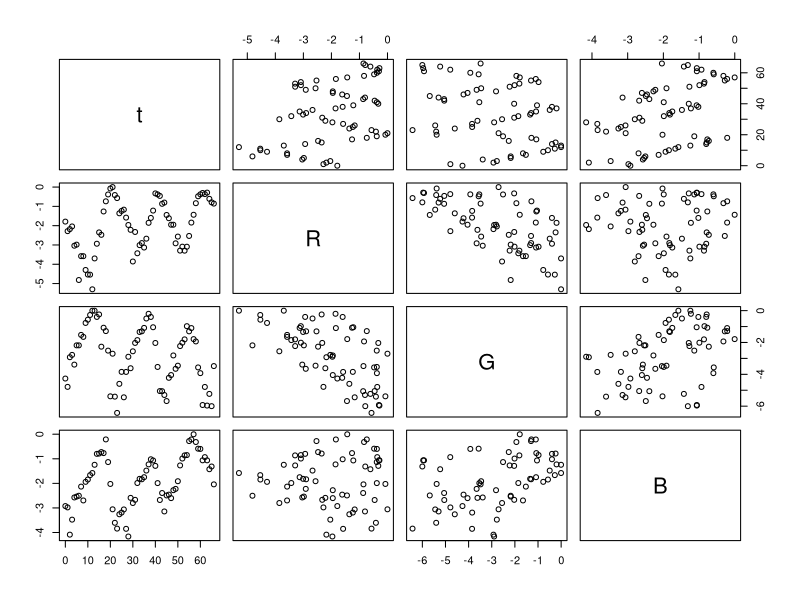

R code for this plot: (Note: this script raises an error after producing the figure.)
##########################
## NODE_RMT_functions.r ##
##########################

## goal: perfrom residual minimisation training on the finch time series

## method:
# 1. interpolate the time series with sin ANN functions
# 2. estimate linear and non-linear coupling between the time series

## versions:
# 17-12-2020 - created version 0.0
# 18-12-2020 - created version 0.1
# 18-12-2020 - casted the model in a bayesian framework
# 18-12-2020 - created version 0.2
# 18-12-2020 - added a predictive model, before it was individual error models for each state variables
# 07-01-2021 - created version 0.3
# 07-01-2021 - checked code for potential errors 
# 07-01-2021 - created version 0.4
# 07-01-2021 - replaced polynomial process model by ANN process model 
# 08-01-2021 - created version 0.5
# 08-01-2021 - decoupled the interpolation from the fitting of the process model
# 14-01-2021 - implemented visualisation of the interpolation 
# 15-01-2021 - created version 0.6
# 15-01-2021 - implemented a bifurcation on the level of complexity considered
# 15-01-2021 - removed DEMCO as now obsolete because using gradients
# 15-01-2021 - computed r2 for each time series
# 15-01-2021 - created version 0.7
# 15-01-2021 - implemented computation of identifiability by ensembling
# 25-01-2021 - implemented computation of BIC of each model to formalise identification of complexity level 
# 30-01-2021 - implemented computation of the minimum acceptable prior complexity
# 03-02-2021 - created version 0.8
# 03-02-2021 - made sure that code was applicable to other time series by applying it to the tri-trophic system (Algee, Flagellate, Rotifer)

## to do
# - compute uncertainty by bootstraping

##############
## INITIATE ##
##############

## goal: initiate the RMT algorithm

# ## libraries
# library(Rcpp)
# sourceCpp("cpp/DEMCpp_v0.1.cpp")
# sourceCpp("cpp/DEMCO_v0.5.cpp")

## TS
TS = read.table("TS_1.csv",sep=";",header=T)

## format data (first column should be time)
TS[,1] = TS[,1] - min(TS[,1])

## transform real variables
tmp = c("R","G","B")
for(i in 2:ncol(TS)) TS[which(TS[,i]<0.001),i] = 0.005
TS[,tmp] = log(TS[,tmp])

## plot
plot(TS)

#
###

###############
## FUNCTIONS ##
###############

## functions for the observation model

## f_o
## goal: interpolated state variable
f_o = function(t,Omega)
{	
	Omega = matrix(Omega,ncol=3)
	return(t(Omega[,1])%*%sin(pi*(t*Omega[,2] + Omega[,3])))
}

## ddt.f_o
## goal: time derivative of the interpolated variable
ddt.f_o = function(t,Omega)
{	
	Omega = matrix(Omega,ncol=3)
	return(t(Omega[,1])%*%(pi*Omega[,2]*cos(pi*(t*Omega[,2] + Omega[,3]))))
}

## ddOmega_o.f_o
## goal: derivative of the interpolation wtr to each network parameter
ddOmega_o.f_o = function(x,Omega)
{	
	Omega = matrix(Omega,ncol=3)
	dfdOmega1 = sin(pi*(x*Omega[,2] + Omega[,3]))
	dfdOmega2 = Omega[,1]*pi*x*cos(pi*(x*Omega[,2] + Omega[,3]))
	dfdOmega3 = Omega[,1]*pi*1*cos(pi*(x*Omega[,2] + Omega[,3]))
	return(c(dfdOmega1,dfdOmega2,dfdOmega3))
}

## ddOmega_o.ddt.f_o
## goal: derivative of the time derivative of the interpolation wtr to each network parameter
ddOmega_o.ddt.f_o = function(x,Omega) 
{	
	Omega = matrix(Omega,nrow=W_o)
	ddOmega_o1. = pi*Omega[,2]*cos(pi*(x*Omega[,2] + Omega[,3]))
	ddOmega_o2. = Omega[,1]*(pi*cos(pi*(x*Omega[,2] + Omega[,3])) - pi*Omega[,2]*x*sin(pi*(x*Omega[,2] + Omega[,3])))
	ddOmega_o3. = -Omega[,1]*(pi*Omega[,2]*1*sin(pi*(x*Omega[,2] + Omega[,3])))
	return(c(ddOmega_o1.,ddOmega_o2.,ddOmega_o3.))
}

## evaluate functions across multiple time steps
## goal: evaluate functions across multiple times
f_o.eval           = function(t,Omega) apply(t(t),2,function(x) f_o(x,Omega))
ddt.f_o.eval       = function(t,Omega) apply(t(t),2,function(x) ddt.f_o(x,Omega))
ddOmega_o.f_o.eval = function(t,Omega) apply(t(t),2,function(x) ddOmega_o.f_o(x,Omega))

logPost_o = function(t,Y,Omega_o)
{
	## predict
	Ybar_o = f_o.eval(t,Omega_o)

	## residuals
	res_o = Y - Ybar_o

	## Likelihood
	# logLik_o   = sum(log(dnorm(res_o,0,sd1_o)))
	logLik_o   = sum(-0.5*log(2*pi*(sd1_o^2)) - 0.5*(res_o^2)/(sd1_o^2))

	## prior
	# logPrior_o = sum(log(dnorm(Omega_o,0,sd2_o)))
	logPrior_o = sum(-0.5*log(2*pi*(sd2_o^2)) - 0.5*(Omega_o^2)/(sd2_o^2))

	## posterior
	logPost_o  = logLik_o + logPrior_o

	## terminate
	return(logPost_o)
}

ddOmega_o.logPost_o = function(t,Y,Omega_o)
{
	## predict
	Ybar_o = f_o.eval(t,Omega_o)

	## derivative of residuals
	res_o = (Y - Ybar_o)
	ddOmega_o.res_o = -ddOmega_o.f_o.eval(t,Omega_o)

	## derivative of likelihood
	ddOmega_o.logLik_o = -ddOmega_o.res_o%*%res_o/(sd1_o^2)

	## derivative of prior
	ddOmega_o.logPrior_o = -Omega_o/(sd2_o^2)

	## derivative of posterior
	ddOmega_o.logPost_o = ddOmega_o.logLik_o + ddOmega_o.logPrior_o

	## terminate
	return(ddOmega_o.logPost_o)
}

argmin.logPost_o = function(t,Y,Omega_o)
{
	error_     = function(x) -logPost_o(t,Y,x)
	graderror_ = function(x) -ddOmega_o.logPost_o(t,Y,x)
	Omega_o  = optim(par=Omega_o,
					 fn=error_,
					 gr=graderror_,
					 method="BFGS"#,
					 # control=list("trace"=1,"REPORT"=1,"maxit"=100)
					 )$par
	return(Omega_o)
}

## functions for the process model
f_sigma     = function(x) 1/(1+exp(-x))
ddu.f_sigma = function(x) f_sigma(x) * (1 - f_sigma(x))
# f_sigma     = function(x) x
# ddu.f_sigma = function(x) 1
ddt.f_p = function(x,Omega) 
{	
	Omega = matrix(Omega,nrow=W_p)
	return(t(Omega[,1])%*%f_sigma(Omega[,2] + Omega[,-c(1:2)]%*%x))
}
ddOmega_p.ddt.f_p = function(x,Omega)
{
	Omega = matrix(Omega,nrow=W_p)
	ddOmega_p1. = f_sigma(Omega[,2] + Omega[,-c(1:2)]%*%x)
	ddOmega_p2. = Omega[,1]*1*ddu.f_sigma(Omega[,2] + Omega[,-c(1:2)]%*%x)
	ddOmega_p3. = Omega[,1]*rep(1,W_p)%*%t(x)*as.vector(ddu.f_sigma(Omega[,2] + Omega[,-c(1:2)]%*%x))
	return(c(ddOmega_p1.,ddOmega_p2.,ddOmega_p3.))
}
ddx.ddt.f_p = function(x,Omega)
{
	Omega = matrix(Omega,nrow=W_p)
	ddx. = Omega[,1]%*%(Omega[,-c(1:2)]*as.vector(ddu.f_sigma(Omega[,2] + Omega[,-c(1:2)]%*%x)))
	return(ddx.)
}
ddt.f_p.eval           = function(X,Omega) apply(X,1,function(x) ddt.f_p(x,Omega))
ddx.ddt.f_p.eval       = function(X,Omega) apply(X,1,function(x) ddx.ddt.f_p(x,Omega))
ddOmega_p.ddt.f_p.eval = function(X,Omega) apply(X,1,function(x) ddOmega_p.ddt.f_p(x,Omega))

logPost_p = function(Ybar_o,ddt.Ybar_o,Omega_p)
{
	## predict
	ddt.Ybar_p = ddt.f_p.eval(Ybar_o,Omega_p) 

	## residuals
	res_p = ddt.Ybar_o - ddt.Ybar_p

	## Likelihood
	logLik_p   = sum(-0.5*log(2*pi*(sd1_p^2)) - 0.5*(res_p^2)/(sd1_p^2))

	## prior
	# logPrior_o = sum(log(dnorm(Omega_o,0,sd2_o)))
	logPrior_p = sum(-0.5*log(2*pi*(sd2_p^2)) - 0.5*(Omega_p^2)/(sd2_p^2))

	## posterior
	logPost_p  = logLik_p + logPrior_p

	## terminate
	return(logPost_p)
}

BIC.logPost_p = function(Ybar_o,ddt.Ybar_o,Omega_p)
{
	## predict
	ddt.Ybar_p = ddt.f_p.eval(Ybar_o,Omega_p) 

	## residuals
	res_p = ddt.Ybar_o - ddt.Ybar_p

	## Likelihood
	logLik_p   = sum(-0.5*log(2*pi*(sd1_p^2)) - 0.5*(res_p^2)/(sd1_p^2))

	## compute BIC
	k_ = length(Omega_p)
	n_ = length(ddt.Ybar_o)
	BIC = k_*log(n_) - 2*logLik_p

	## terminate
	return(BIC)

}

logLik.logPost_p = function(Ybar_o,ddt.Ybar_o,Omega_p)
{
	## predict
	ddt.Ybar_p = ddt.f_p.eval(Ybar_o,Omega_p) 

	## residuals
	res_p = ddt.Ybar_o - ddt.Ybar_p

	## Likelihood
	logLik_p   = sum(-0.5*log(2*pi*(sd1_p^2)) - 0.5*(res_p^2)/(sd1_p^2))

	## terminate
	return(logLik_p)

}

logLik.logPost_p_ctrl = function(Ybar_o,ddt.Ybar_o,Omega_p)
{
	## predict
	ddt.Ybar_p = ddt.f_p.eval(Ybar_o,Omega_p) 

	## residuals
	res_p = ddt.Ybar_o - ddt.Ybar_p

	## Likelihood
	logLik_p   = sum(log(dnorm(res_p,0,sd1_p))) 

	## terminate
	return(logLik_p)

}

logPrior.logPost_p = function(Omega_p)
{
	## prior
	# logPrior_o = sum(log(dnorm(Omega_o,0,sd2_o)))
	logPrior_p = sum(-0.5*log(2*pi*(sd2_p^2)) - 0.5*(Omega_p^2)/(sd2_p^2))

	## terminate
	return(logPrior_p)

}

ddOmega_p.logPost_p = function(Ybar_o,ddt.Ybar_o,Omega_p)
{
	## predict
	ddt.Ybar_p = ddt.f_p.eval(Ybar_o,Omega_p) 

	## derivative of residuals
	res_p = ddt.Ybar_o - ddt.Ybar_p
	ddOmega_p.res_p = -ddOmega_p.ddt.f_p.eval(Ybar_o,Omega_p)

	## derivative of likelihood
	ddOmega_p.logLik_p = -ddOmega_p.res_p%*%res_p/(sd1_p^2)

	## derivative of prior
	ddOmega_p.logPrior_p = -Omega_p/(sd2_p^2)

	## derivative of posterior
	ddOmega_p.logPost_p = ddOmega_p.logLik_p + ddOmega_p.logPrior_p

	## terminate
	return(ddOmega_p.logPost_p)
}

argmin.logPost_p = function(Ybar_o,ddt.Ybar_o,Omega_p)
{
	error_     = function(x) -logPost_p(Ybar_o,ddt.Ybar_o,x)
	graderror_ = function(x) -ddOmega_p.logPost_p(Ybar_o,ddt.Ybar_o,x)
	Omega_p  = optim(par=Omega_p,
					 fn=error_,
					 gr=graderror_,
					 method="BFGS"#,
					 # control=list("trace"=1,"REPORT"=1,"maxit"=100)
					 )$par
	return(Omega_p)
}

## .plot.DIN
## goal: plot the dynamical interaction network of the system
# effectsMat - matrix - matrix of pairwise effects between system variables (e.g. row 1 col 2 is the effect of variable 2 on variable 1)
# weightsMat - matrix - matrix of pairwise weights of the effects between system variables (e.g. row 1 col 2 corresponds to the contribution of variable 2 on variable 1)
# labels     - vector - vector of the names of the variables in the matrix
.plot.DIN = function(effectsMat,weightsMat,labels)
{
	## dimensions
	N = dim(effectsMat)[1]

	## scale effects and contributions
	effectsMat = (effectsMat>0)*1
	# weightsMat = weightsMat/sum(weightsMat) # proportion of total change

	## angles
	theta = seq(0,2*pi,(2*pi)/N)
	x = cos(theta)
	y = sin(theta)
	x_ = cos(theta+(2*pi*0.05))
	y_ = sin(theta+(2*pi*0.05))
	x__ = 1.25*cos(theta+(2*pi*0.025))
	y__ = 1.25*sin(theta+(2*pi*0.025))

	## plot interactions
	plot(x=c(-1:1)*2,y=c(-1:1)*2,cex=0,bty="n",xaxt="n",yaxt="n",xlab="",ylab="")
	for(i in 1:N)
	{
		for(j in 1:N)
		{
			color_ = if(effectsMat[i,j]>0){"green"}else{"red"}
			# points(x__[i],y__[i],cex=30/N)
			text(x__[i],y__[i],labels=labels[i])
			if(weightsMat[i,j]*10>0)
			{
				arrows(x0=x[j],x1=x_[i],y0=y[j],y1=y_[i],lwd=weightsMat[i,j]*10,col=color_,length=0.1)
			}
		}
	}
}

#
###

# ###############
# ## FIT MODEL ##
# ###############
# 
# ## goal: fit the model to the time series
# 
# ##
# bifurcationList  = list() 
# lambdaVect = seq(0.001,0.03,0.001)
# p = 1
# for(p in 1:length(lambdaVect))
# {
# 	## initiate model
# 	n     = nrow(TS)
# 	n_    = n
# 	N     = ncol(TS) - 1
# 	N_e   = 10
# 	W_o   = 10
# 	W_p   = 10
# 	sd1_o = 0.01
# 	sd2_o = 0.1
# 	sd1_p = 0.01
# 	sd2_p = lambdaVect[p] # 0.015 
# 	alpha = 10
# 	t     = TS[,1]
# 	Y     = TS[,-1] 
# 	t     = (t-min(t))/(max(t)-min(t))*alpha
# 	mean_ = apply(Y,2,mean)
# 	sd_   = apply(Y,2,sd)
# 	Y     = t(apply(Y,1,function(x)(x-mean_)/sd_)) # standardise Y
# 	t_    = seq(min(t),max(t),(max(t)-min(t))/n_)
#   n_    = length(t_)
# 	
# 	ensembleList = list(list(),list(),list(),list(),list(),list(),list(),list(),list(),list(),list())
# 	for(e in 1:N_e)
# 	{
# 		## fit observation model
# 		load("Omega_oList.RData")
# 		# Omega_oList = list()
# 		# for(i in 1:N)
# 		# {
# 		# 	## BFGS
# 		# 	Omega_o = rnorm(3*W_o,0,sd2_o)
# 		# 	Omega_o = argmin.logPost_o(t,Y[,i],Omega_o)
# 		# 	Omega_oList[[i]] = Omega_o
# 		# }
# 		# save(Omega_oList,file="Omega_oList.RData")
# 		
# 		## get time series
# 		Ybar_o = NULL
# 		ddt.Ybar_o = NULL
# 		for(i in 1:N)
# 		{
# 			Omega_o     = Omega_oList[[i]]
# 			Ybar_o      = cbind(Ybar_o,f_o.eval(t_,Omega_o))
# 			ddt.Ybar_o  = cbind(ddt.Ybar_o,ddt.f_o.eval(t_,Omega_o))
# 		}
# 		
# 		## fit process model
# 		Omega_pList = list()
# 		for(i in 1:N)
# 		{
# 			## BFGS
# 			Omega_p = rnorm((2+N)*W_p,0,sd2_p)
# 			Omega_p = argmin.logPost_p(Ybar_o,ddt.Ybar_o[,i],Omega_p) 
# 			Omega_pList[[i]] = Omega_p
# 		}
# 		
# 		## get process model
# 		ddt.Ybar_p = NULL
# 		ddx.ddt.Ybar_pList = list()
# 		BIC_p = logLik_p = logPrior_p = logPost_p_ = NULL
# 		for(i in 1:N)
# 		{
# 			Omega_p = Omega_pList[[i]]
# 			ddt.Ybar_p  = cbind(ddt.Ybar_p,ddt.f_p.eval(Ybar_o,Omega_p))
# 			ddx.ddt.Ybar_pList[[i]]  = t(ddx.ddt.f_p.eval(Ybar_o,Omega_p))
# 
# 			## compute BIC
# 		    BIC_p      = c(BIC_p,     BIC.logPost_p(Ybar_o,ddt.Ybar_o[,i],Omega_p))
# 		    logPost_p_   = c(logPost_p_, logPost_p(Ybar_o,ddt.Ybar_o[,i],Omega_p))
# 		    logLik_p   = c(logLik_p,  logLik.logPost_p(Ybar_o,ddt.Ybar_o[,i],Omega_p))
# 		    logPrior_p = c(logPrior_p,logPrior.logPost_p(Omega_p))
# 
# 		}
# 		
# 		## get process residuals
# 		res_p = ddt.Ybar_o - ddt.Ybar_p 
# 		sd.res_p      = apply(res_p,2,sd)
# 		sd.ddt.Ybar_o = apply(ddt.Ybar_o,2,sd)
# 		r2            = 1 - sd.res_p^2/sd.ddt.Ybar_o^2
# 		
# 		## compute contribution matrix
# 		EMat = matrix(0,nrow=N,ncol=N)
# 		for(i in 1:N)
# 		{
# 			for(j in 1:N)
# 			{
# 				EMat[i,j] = mean(ddx.ddt.Ybar_pList[[i]][,j])
# 			}
# 			# EMat[i,] = EMat[i,]/sum(EMat[i,])
# 		}
# 		
# 		## compute contribution matrix
# 		CMat = matrix(0,nrow=N,ncol=N)
# 		for(i in 1:N)
# 		{
# 			for(j in 1:N)
# 			{
# 				CMat[i,j] = sum((ddt.Ybar_o[,j]*ddx.ddt.Ybar_pList[[i]][,j])^2)
# 			}
# 			CMat[i,] = CMat[i,]/sum(CMat[i,])
# 		}
# 
# 		## compute contribution time series
# 		Ebar = matrix(unlist(ddx.ddt.Ybar_pList),ncol=N^2)
# 		Cbar = matrix(unlist(lapply(ddx.ddt.Ybar_pList,function(x)x*ddt.Ybar_o)),ncol=N^2)
# 
# 		## store ensemble element
# 		ensembleList[[1]][[e]] = r2
# 		ensembleList[[2]][[e]] = EMat
# 		ensembleList[[3]][[e]] = CMat
# 		ensembleList[[4]][[e]] = ddt.Ybar_o
# 		ensembleList[[5]][[e]] = ddt.Ybar_p
# 		ensembleList[[6]][[e]] = Ebar 
# 		ensembleList[[7]][[e]] = Cbar 
# 		ensembleList[[8]][[e]] = BIC_p
# 		ensembleList[[9]][[e]] = logLik_p
# 		ensembleList[[10]][[e]] = logPrior_p
# 		ensembleList[[11]][[e]] = logPost_p_
# 
# 		## DEMC
# 		# Omega_o   = rnorm(N*3*W_o,0,sd2_o)
# 		# error_    = function(x) logPost_o(t,Y[,1],x)
# 		# chainList = DEMCpp(list("dTarget"=error_,"Theta_0"=Omega_o,"epsilon"=0.001,"nIt"=10000))
# 		# Omega_o   = chainList$chain[which.max(chainList$chain[,1]),-1]
# 	}
# 
# 	## compute quantiles
# 	ensembleList_ = list(list(),list(),list(),list(),list(),list(),list(),list(),list(),list(),list())
# 	for(i in 1:11)
# 	{
# 		ensembleList_[[i]][[1]] = t(apply(matrix(unlist(ensembleList[[i]]),ncol=N_e),1,function(x)quantile(x,probs=0.05)))
# 		ensembleList_[[i]][[2]] = t(apply(matrix(unlist(ensembleList[[i]]),ncol=N_e),1,function(x)quantile(x,probs=0.50)))
# 		ensembleList_[[i]][[3]] = t(apply(matrix(unlist(ensembleList[[i]]),ncol=N_e),1,function(x)quantile(x,probs=0.95)))
# 	}
# 
# 	## store bifurcation elements
# 	bifurcationList[[p]] = ensembleList_
# }
# 
# #
# ###

##############
## ANALYSIS ##
##############

pdf("results.pdf")

## compute MAC 
MAC = MACIndex = NULL
X_q.05 = NULL
X_q.50 = NULL
X_q.95 = NULL
for(i in 1:length(bifurcationList))
{
	X_q.05 = rbind(X_q.05,bifurcationList[[i]][[10]][[1]])	
	X_q.50 = rbind(X_q.50,bifurcationList[[i]][[10]][[2]])	
	X_q.95 = rbind(X_q.95,bifurcationList[[i]][[10]][[3]])	
}
for(i in 1:N)
{
	MACIndex_ = which(diff(X_q.50[,i])<0)[length(which(diff(X_q.50[,i])<0))]
	MACIndex  = c(MACIndex,MACIndex_)
	MAC       = c(MAC,lambdaVect[-1][MACIndex_])
}
 
## visualise change in residuals with complexity
r2_q.05 = NULL
r2_q.50 = NULL
r2_q.95 = NULL
for(i in 1:length(bifurcationList))
{
	r2_q.05 = rbind(r2_q.05,bifurcationList[[i]][[1]][[1]])	
	r2_q.50 = rbind(r2_q.50,bifurcationList[[i]][[1]][[2]])	
	r2_q.95 = rbind(r2_q.95,bifurcationList[[i]][[1]][[3]])	
}
plot(lambdaVect,r2_q.50[,1],ylim=c(0,1),cex=0)
for(i in 1:N)
{
	polygon(x=c(lambdaVect,rev(lambdaVect)),y=c(r2_q.05[,i],rev(r2_q.95[,i])),col=rainbow(N,alpha=0.2)[i],border=NA)
	lines(lambdaVect,r2_q.50[,i],col=rainbow(N)[i])
}

## visualise change in BIC with complexity
X_q.05 = NULL
X_q.50 = NULL
X_q.95 = NULL
for(i in 1:length(bifurcationList))
{
	X_q.05 = rbind(X_q.05,bifurcationList[[i]][[8]][[1]])	
	X_q.50 = rbind(X_q.50,bifurcationList[[i]][[8]][[2]])	
	X_q.95 = rbind(X_q.95,bifurcationList[[i]][[8]][[3]])	
}
plot(lambdaVect,X_q.50[,1],ylim=c(min(X_q.05),max(X_q.95)),cex=0)
for(i in 1:N)
{
	polygon(x=c(lambdaVect,rev(lambdaVect)),y=c(X_q.05[,i],rev(X_q.95[,i])),col=rainbow(N,alpha=0.2)[i],border=NA)
	lines(lambdaVect,X_q.50[,i],col=rainbow(N)[i])
	lines(c(MAC[i],MAC[i]),c(min(X_q.05),max(X_q.95)),lty=2)
}

## visualise change in logLik with complexity
X_q.05 = NULL
X_q.50 = NULL
X_q.95 = NULL
for(i in 1:length(bifurcationList))
{
	X_q.05 = rbind(X_q.05,bifurcationList[[i]][[9]][[1]])	
	X_q.50 = rbind(X_q.50,bifurcationList[[i]][[9]][[2]])	
	X_q.95 = rbind(X_q.95,bifurcationList[[i]][[9]][[3]])	
}
plot(lambdaVect,X_q.50[,1],ylim=c(min(X_q.05),max(X_q.95)),cex=0)
for(i in 1:N)
{
	polygon(x=c(lambdaVect,rev(lambdaVect)),y=c(X_q.05[,i],rev(X_q.95[,i])),col=rainbow(N,alpha=0.2)[i],border=NA)
	lines(lambdaVect,X_q.50[,i],col=rainbow(N)[i])
	lines(c(MAC[i],MAC[i]),c(min(X_q.05),max(X_q.95)),lty=2)
}

## visualise change in logPrior with complexity
X_q.05 = NULL
X_q.50 = NULL
X_q.95 = NULL
for(i in 1:length(bifurcationList))
{
	X_q.05 = rbind(X_q.05,bifurcationList[[i]][[10]][[1]])	
	X_q.50 = rbind(X_q.50,bifurcationList[[i]][[10]][[2]])	
	X_q.95 = rbind(X_q.95,bifurcationList[[i]][[10]][[3]])	
}
plot(lambdaVect,X_q.50[,1],ylim=c(min(X_q.05),max(X_q.95)),cex=0)
for(i in 1:N)
{
	polygon(x=c(lambdaVect,rev(lambdaVect)),y=c(X_q.05[,i],rev(X_q.95[,i])),col=rainbow(N,alpha=0.2)[i],border=NA)
	lines(lambdaVect,X_q.50[,i],col=rainbow(N)[i])
	lines(c(MAC[i],MAC[i]),c(min(X_q.05),max(X_q.95)),lty=2)
}

## visualise change in changes in logPrior with complexity
X_q.05 = NULL
X_q.50 = NULL
X_q.95 = NULL
for(i in 1:length(bifurcationList))
{
	X_q.05 = rbind(X_q.05,bifurcationList[[i]][[10]][[1]])	
	X_q.50 = rbind(X_q.50,bifurcationList[[i]][[10]][[2]])	
	X_q.95 = rbind(X_q.95,bifurcationList[[i]][[10]][[3]])	
}
plot(lambdaVect[-1],diff(X_q.50[,1]),ylim=c(min(X_q.05[,-1]),max(X_q.95[,-1])),cex=0)
for(i in 1:N)
{
	lines(lambdaVect[-1],diff(X_q.50[,i]),col=rainbow(N)[i])
	lines(c(MAC[i],MAC[i]),c(min(X_q.05),max(X_q.95)),lty=2)
}
lines(c(min(lambdaVect),max(lambdaVect)),c(0,0),lty=2)

## visualise change in logPost with complexity
X_q.05 = NULL
X_q.50 = NULL
X_q.95 = NULL
for(i in 1:length(bifurcationList))
{
	X_q.05 = rbind(X_q.05,bifurcationList[[i]][[11]][[1]])	
	X_q.50 = rbind(X_q.50,bifurcationList[[i]][[11]][[2]])	
	X_q.95 = rbind(X_q.95,bifurcationList[[i]][[11]][[3]])	
}
plot(lambdaVect,X_q.50[,1],ylim=c(min(X_q.05),max(X_q.95)),cex=0)
for(i in 1:N)
{
	polygon(x=c(lambdaVect,rev(lambdaVect)),y=c(X_q.05[,i],rev(X_q.95[,i])),col=rainbow(N,alpha=0.2)[i],border=NA)
	lines(lambdaVect,X_q.50[,i],col=rainbow(N)[i])
	lines(c(MAC[i],MAC[i]),c(min(X_q.05),max(X_q.95)),lty=2)
}

## visualise change in logPrior with complexity
X_q.05 = NULL
X_q.50 = NULL
X_q.95 = NULL
for(i in 1:length(bifurcationList))
{
	X_q.05 = rbind(X_q.05,bifurcationList[[i]][[10]][[1]])	
	X_q.50 = rbind(X_q.50,bifurcationList[[i]][[10]][[2]])	
	X_q.95 = rbind(X_q.95,bifurcationList[[i]][[10]][[3]])	
}
plot(lambdaVect,X_q.50[,1],ylim=c(min(X_q.05),max(X_q.95)),cex=0)
for(i in 1:N)
{
	polygon(x=c(lambdaVect,rev(lambdaVect)),y=c(X_q.05[,i],rev(X_q.95[,i])),col=rainbow(N,alpha=0.2)[i],border=NA)
	lines(lambdaVect,X_q.50[,i],col=rainbow(N)[i])
	lines(c(MAC[i],MAC[i]),c(min(X_q.05),max(X_q.95)),lty=2)
}

## visualise change in effects
for(i in 1:N)
{
	E_q.05 = NULL
	E_q.50 = NULL
	E_q.95 = NULL
	for(j in 1:length(bifurcationList))
	{
		E_q.05 = rbind(E_q.05,matrix(bifurcationList[[j]][[2]][[1]],ncol=N)[i,])	
		E_q.50 = rbind(E_q.50,matrix(bifurcationList[[j]][[2]][[2]],ncol=N)[i,])			
		E_q.95 = rbind(E_q.95,matrix(bifurcationList[[j]][[2]][[3]],ncol=N)[i,])		
	}
	plot(lambdaVect,E_q.50[,1],ylim=c(-3,3),cex=0)
	for(k in 1:N)
	{
		polygon(x=c(lambdaVect,rev(lambdaVect)),y=c(E_q.05[,k],rev(E_q.95[,k])),col=rainbow(N,alpha=0.2)[k],border=NA)
		lines(lambdaVect,E_q.50[,k],col=rainbow(N)[k])
	}
	lines(c(MAC[i],MAC[i]),c(-3,3),lty=2)
	lines(c(min(lambdaVect),max(lambdaVect)),c(0,0),lty=2)
}

## visualise change in contributions
for(i in 1:N)
{
	C_q.05 = NULL
	C_q.50 = NULL
	C_q.95 = NULL
	for(j in 1:length(bifurcationList))
	{
		C_q.05 = rbind(C_q.05,matrix(bifurcationList[[j]][[3]][[1]],ncol=N)[i,])
		C_q.50 = rbind(C_q.50,matrix(bifurcationList[[j]][[3]][[2]],ncol=N)[i,])
		C_q.95 = rbind(C_q.95,matrix(bifurcationList[[j]][[3]][[3]],ncol=N)[i,])
	}
	plot(lambdaVect,C_q.50[,1],ylim=c(0,1),cex=0)
	for(k in 1:N)
	{
		polygon(x=c(lambdaVect,rev(lambdaVect)),y=c(C_q.05[,k],rev(C_q.95[,k])),col=rainbow(N,alpha=0.2)[k],border=NA)
		lines(lambdaVect,C_q.50[,k],col=rainbow(N)[k])
	}
	lines(c(MAC[i],MAC[i]),c(0,1),lty=2)
	lines(c(min(lambdaVect),max(lambdaVect)),c(0,0),lty=2)
}
 
## visualise time series
par(mfrow=c(N,N),mar=c(1,1,1,1),oma=c(1,1,1,1))
#
for(i in 1:N)
{
	for(j in 1:N)
	{
		if(i == j)
		{
			plot(-1:1,-1:1,cex=0,xaxt="n",yaxt="n")
			text(0,0,colnames(Y)[i])
		} else
		{
			plot(Y[,i],Y[,j],xaxt="n",yaxt="n",type="l")
			lines(Ybar_o[,i],Ybar_o[,j],col="red")
		}
	}
}
#
par(mfrow=c(1,1),mar=c(5,4,4,2)+.1,oma=c(1,1,1,1)*0)
  
## time series of effects and contributions
r2_q0.05         = rep(0,N) 
r2_q0.50         = rep(0,N)
r2_q0.95         = rep(0,N)
EMat_q0.05       = matrix(rep(0,N*N),ncol=N)
EMat_q0.50       = matrix(rep(0,N*N),ncol=N)
EMat_q0.95       = matrix(rep(0,N*N),ncol=N)
CMat_q0.05       = matrix(rep(0,N*N),ncol=N)
CMat_q0.50       = matrix(rep(0,N*N),ncol=N)
CMat_q0.95       = matrix(rep(0,N*N),ncol=N)
ddt.Ybar_o_q0.05 = matrix(rep(0,N*n_),ncol=N)
ddt.Ybar_o_q0.50 = matrix(rep(0,N*n_),ncol=N)
ddt.Ybar_o_q0.95 = matrix(rep(0,N*n_),ncol=N)
ddt.Ybar_p_q0.05 = matrix(rep(0,N*n_),ncol=N)
ddt.Ybar_p_q0.50 = matrix(rep(0,N*n_),ncol=N)
ddt.Ybar_p_q0.95 = matrix(rep(0,N*n_),ncol=N)
Ebar_q0.05       = matrix(rep(0,N*N*n_),ncol=N^2)
Ebar_q0.50       = matrix(rep(0,N*N*n_),ncol=N^2)
Ebar_q0.95       = matrix(rep(0,N*N*n_),ncol=N^2)
Cbar_q0.05       = matrix(rep(0,N*N*n_),ncol=N^2)
Cbar_q0.50       = matrix(rep(0,N*N*n_),ncol=N^2)
Cbar_q0.95       = matrix(rep(0,N*N*n_),ncol=N^2)
#
for(i in 1:N)
{
	tmp              = bifurcationList[[MACIndex[i]+1]]

	r2_q0.05[i]      = tmp[[1]][[1]][i]
	r2_q0.50[i]      = tmp[[1]][[2]][i]
	r2_q0.95[i]      = tmp[[1]][[3]][i]

	EMat_q0.05[i,]       = matrix(tmp[[2]][[1]],ncol=N)[i,]
	EMat_q0.50[i,]       = matrix(tmp[[2]][[2]],ncol=N)[i,]
	EMat_q0.95[i,]       = matrix(tmp[[2]][[3]],ncol=N)[i,]
	CMat_q0.05[i,]       = matrix(tmp[[3]][[1]],ncol=N)[i,]
	CMat_q0.50[i,]       = matrix(tmp[[3]][[2]],ncol=N)[i,]
	CMat_q0.95[i,]       = matrix(tmp[[3]][[3]],ncol=N)[i,]

	ddt.Ybar_o_q0.05[,i] = matrix(tmp[[4]][[1]],ncol=N)[,i]
	ddt.Ybar_o_q0.50[,i] = matrix(tmp[[4]][[2]],ncol=N)[,i]
	ddt.Ybar_o_q0.95[,i] = matrix(tmp[[4]][[3]],ncol=N)[,i]
	ddt.Ybar_p_q0.05[,i] = matrix(tmp[[5]][[1]],ncol=N)[,i]
	ddt.Ybar_p_q0.50[,i] = matrix(tmp[[5]][[2]],ncol=N)[,i]
	ddt.Ybar_p_q0.95[,i] = matrix(tmp[[5]][[3]],ncol=N)[,i]

	K = (1:N)+(i-1)*N
	Ebar_q0.05[,K]       = matrix(tmp[[6]][[1]],ncol=N^2)[,K]
	Ebar_q0.50[,K]       = matrix(tmp[[6]][[2]],ncol=N^2)[,K]
	Ebar_q0.95[,K]       = matrix(tmp[[6]][[3]],ncol=N^2)[,K]
	Cbar_q0.05[,K]       = matrix(tmp[[7]][[1]],ncol=N^2)[,K]
	Cbar_q0.50[,K]       = matrix(tmp[[7]][[2]],ncol=N^2)[,K]
	Cbar_q0.95[,K]       = matrix(tmp[[7]][[3]],ncol=N^2)[,K]
}

## visualise fit
layout(mat=cbind(c(1,2,3,4),c(5,6,7,8)))
par(mar=c(4,4,1,1)+0.1,oma=c(1,1,1,1))
colVect = rainbow(N)
for(i in 1:N)
{
	## time series
	plot(t,Y[,i],type="b",ylim=c(-3,3))
	lines(t_,Ybar_o[,i],col=rainbow(N)[i])
	lines(c(min(t),max(t)),c(0,0),lty=2)
	#
	## dynamics
	plot(t_,ddt.Ybar_o_q0.50[,i],col="blue",ylim=c(-4,4),type="l")
	lines(t_,ddt.Ybar_p_q0.50[,i],col="green")
	polygon(x=c(t_,rev(t_)),y=c(ddt.Ybar_p_q0.05[,i],rev(ddt.Ybar_p_q0.95[,i])),
			col=adjustcolor("green",alpha=0.2),border=NA)
	lines(c(min(t),max(t)),c(0,0),lty=2)
	#
	## effects
	plot(t_,Ebar_q0.50[,1],ylim=c(-3,3),type="l",col="white")
	for(j in 1:N)
	{
		k = j+(i-1)*N
		lines(t_,Ebar_q0.50[,k],col=rainbow(N)[j])
		polygon(x=c(t_,rev(t_)),y=c(Ebar_q0.05[,k],rev(Ebar_q0.95[,k])),
			col=rainbow(N,alpha=0.2)[j],border=NA)
	}
	lines(c(min(t),max(t)),c(0,0),lty=2)
	#
	## contributions
	plot(t_,Cbar_q0.50[,1],ylim=c(-3,3),type="l",col="white")
	for(j in 1:N)
	{
		k = j+(i-1)*N
		lines(t_,Cbar_q0.50[,k],col=rainbow(N)[j])
		polygon(x=c(t_,rev(t_)),y=c(Cbar_q0.05[,k],rev(Cbar_q0.95[,k])),
			col=rainbow(N,alpha=0.2)[j],border=NA)
	}
	lines(c(min(t),max(t)),c(0,0),lty=2)
}
par(mfrow=c(1,1),mar=c(5,4,4,2)+.1,oma=c(1,1,1,1)*0)
 
## visualise contribution matrix
# image(CMat,col=rev(rainbow(100,start=0.2,end=0.8)))
.plot.DIN(EMat_q0.50,CMat_q0.50*(CMat_q0.50>0.1),colnames(Y))

# # ## plot contribution matrix
# # layout(mat=cbind(c(1,2,3),c(5,6,7)))
# # colVect = rainbow(N)
# # for(i in 1:N)
# # {
# # 	#
# # 	plot(t_,ddt.Ybar_o[,1]*ddx.ddt.Ybar_pList[[i]][,1],ylim=c(-3,3),type="l")
# # 	for(j in 1:N)
# # 	{
# # 		lines(t_,ddt.Ybar_o[,j]*ddx.ddt.Ybar_pList[[i]][,j],col=rainbow(N)[j])
# # 	}
# # 	lines(c(min(t),max(t)),c(0,0),lty=2)
# # }
# # par(mfrow=c(1,1))
# 
# ## visualise phase space
 
## residuals checks
par(mfrow=c(2,2))
for(i in 1:N)
{
	# res_o = Y - Ybar_o[s,]
	# barplot(res_o[,i])
	barplot(res_p[,i])
	legend("topright",legend=round(r2_q0.50[i],2))
}
par(mfrow=c(1,1))
 
dev.off()

#
###
